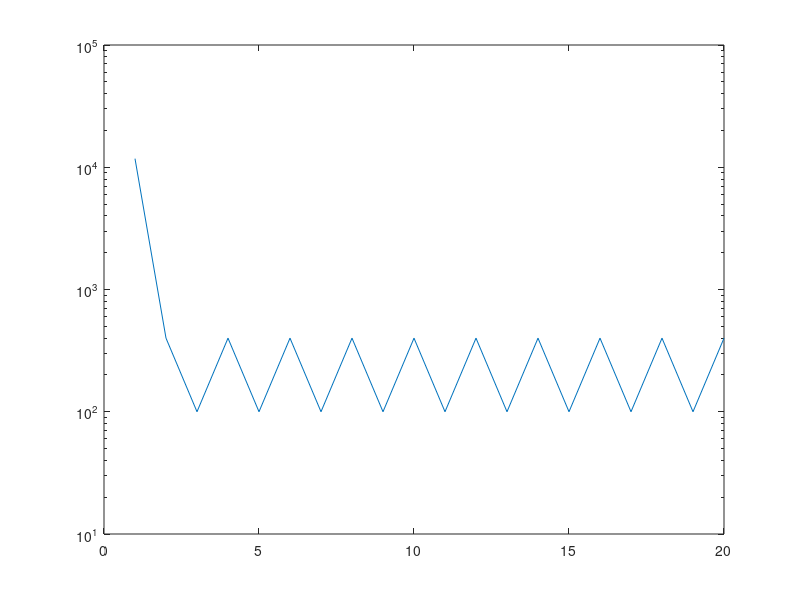

This figure's MATLAB source:
%Gustaf Svensson - 20000709-4170
%Hampus Dartgard Holma - 19991118-6790

function Labb1()
   m = input("How many cars? ");
   h = input("h? ");
   
   iterations = 121;
   % Labb1a()
   %plotLabbB(m,h,5,iterations, 75) %b - inbromsning
   %plotLabbB(m,h,25,iterations, 10) %b - accelerations
   %Labb1c(m ,h,25,iterations, 10) %c - film
   %Labb1g(m, h, 75, iterations, 5, 5, 20) %g - fixPoint
   Labb1h(m, h, 75, iterations, 5, 5) %h - errPlot
end

%1a
function Labb1a()
    x = -200:400;
    y = arrayfun(@f, x);
    
    plot(x, y)
    xlim([-100, 400])
    ylim([-50, 50])
end

%1b
function plotLabbB(m, h, vel, iterations, dist)
    carPos = Labb1b(m ,h,vel, iterations, dist);
    
    carPosT = carPos.';
    
    carList = [];
    
    for i = 1:m
        x = 0:iterations-1;
        y = carPosT(:,i);
        
        plot(x, y)
        hold on
    end
    hold off
    
    t = 1;
end

function carPos = Labb1b(m ,h , vel,iterations, dist)
  
  carPos = genPosMatrix(m, iterations, dist); %placement of cars from 1 to m at time 0 to 40
  carVel = genVelMatrix(vel, m , iterations, dist); %speed of cars from 1 to m at time 0 to 40
  t = 1;
  carVel(m , t) = g(vel);
  t = t+1;
  while t <= iterations
    carVel(m , t) = g(vel);
    carPos(m , t) = carPos(m , (t-1)) + h * carVel(m , t-1);
    for i = m-1:-1:1
        carPos(i , t) = carPos(i , (t-1)) + h * carVel(i , t-1);
        carVel(i , t) = f(carPos(i+1 , t)-carPos(i , t));
    end
    t = t + 1;
  end  
  %carVel
end

%1c
function Labb1c(m ,h, vel,iterations, dist)
    carPos = Labb1b(m ,h,vel, iterations, dist);
    for t = 1:iterations
        plot(carPos(:,t) , zeros(1,m),'r*');
        axis([0 1000 -1 1])
        drawnow
        pause(h)
    end
end

%1g
function fixPointPosMatrix = Labb1g(m, h, dist, timeStep, startFixPoint, carMVel, iterations)
    posMatrix = genPosMatrix(m, timeStep, dist);
    
    %first car
    for t = 2:timeStep
        posMatrix(m,t) = posMatrix(m,t-1)+h*carMVel;
    end
    
    for iteration = 1:iterations %number of iterations
        for car = m-1:-1:1
            for t = 2:timeStep
                posMatrix(car,t) = FixPoint(posMatrix(car, t-1), posMatrix(car+1,t), h, startFixPoint, iteration);
            end
        end
    end
    
    fixPointPosMatrix = posMatrix
end

%1h
function Labb1h(m, h, dist, timeStep, startFixPoint, carMVel)
    fixPointPosMatrix = Labb1g(m, h, dist, timeStep, startFixPoint, carMVel, 20);
    
    correctMatrix = EulerBackwards(m, timeStep, genPosMatrix(m, timeStep, dist), carMVel, h);
    
    avgErrList = [];
    
    for r = 1:timeStep
        sumErrThisStep = 0;
        
        for k = 1:m
            errThisCar = correctMatrix(k, r) - fixPointPosMatrix(k, r);
            sumErrThisStep = sumErrThisStep + abs(errThisCar);
        end
       
        avgErrList(end+1) = sumErrThisStep/m;
    end
    
    x = 1:timeStep;
    y = avgErrList;
    %plot(x, y)
    
    errList = J(m, h, dist, timeStep, startFixPoint, carMVel, 20, correctMatrix);
    
    x = 1:20;
    y = errList;
    semilogy(x, y)
end

%assisting functons

function errList = J(m, h, dist, timeStep, startFixPoint, carMVel, iterations, correctMatrix)
    errList = [];
    
    for i = 1:iterations
        fixPointPosMatrix = Labb1g(m, h, dist, timeStep, startFixPoint, carMVel, i);
        
        errList(end+1) = abs(correctMatrix(1, timeStep) - fixPointPosMatrix(1, timeStep));
    end
    
end

function y = f(x)
    %x
    if x <= 0
        y = 0;
        %"spår 1"
    elseif 0 < x && x < 75
        y = x/3;
       % "spår 2"
    else 
        y = 25;
       % "spår 3"
    end
    
end

function x = FixPoint(oldX, newX, h, startFixPoint, i)
    x = startFixPoint;
    for k = 1:i
        x = oldX+h*f(newX-x);
    end
end

function correctMatrix = EulerBackwards(m, timeSteps, startMatrix, vel, h)
    for r = 2:timeSteps
        startMatrix(m, r) = startMatrix(m, r-1)+vel*h;
    end
    
    for k = m-1:-1:1
        for r = 1:timeSteps-1
            startMatrix(k, r+1) = (3*startMatrix(k, r)+h*startMatrix(k+1, r+1))/(3+h);
        end
    end
    correctMatrix = startMatrix;
end

function y = g(vel)
    y = vel;
end

function matrix = genPosMatrix(m, iterations, dist)
    matrix = zeros(m, iterations);
    
    for index=1:m
       matrix(index, 1) = (index-1)*dist;
    end
    
end

function matrix = genVelMatrix(carVel, m, iterations, dist)
    matrix = zeros(m, iterations);
    
    for index=1:m-1
       matrix(index, 1) = dist/3;
    end
    
    matrix(m, 1) = carVel;
end


